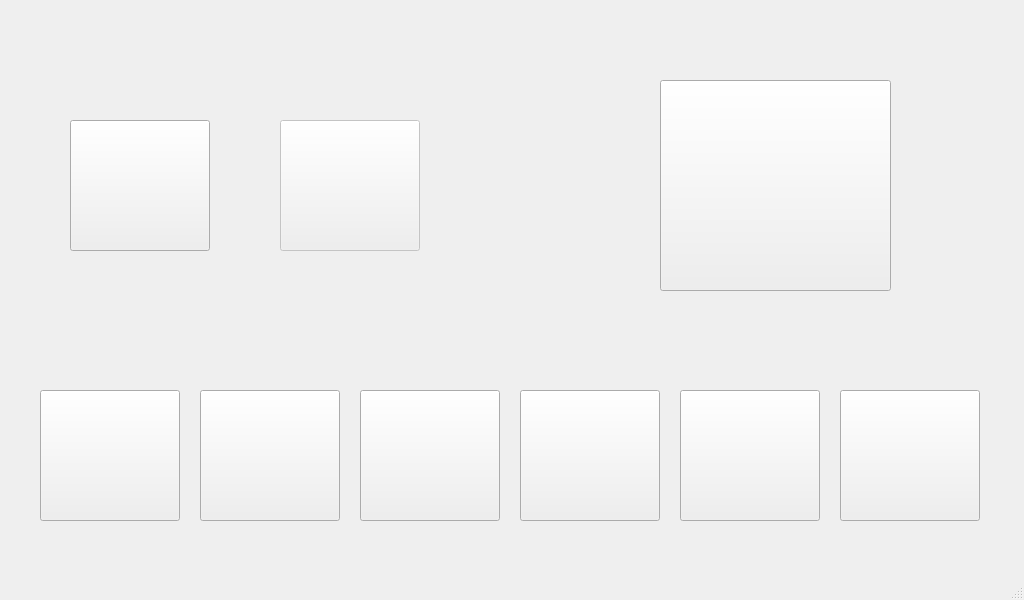
<?xml version="1.0" encoding="UTF-8"?>
<ui version="4.0">
 <class>MainWindow</class>
 <widget class="QMainWindow" name="MainWindow">
  <property name="geometry">
   <rect>
    <x>0</x>
    <y>0</y>
    <width>1024</width>
    <height>600</height>
   </rect>
  </property>
  <property name="windowTitle">
   <string>MainWindow</string>
  </property>
  <widget class="QWidget" name="centralwidget">
   <widget class="QPushButton" name="pushButton">
    <property name="geometry">
     <rect>
      <x>70</x>
      <y>120</y>
      <width>140</width>
      <height>131</height>
     </rect>
    </property>
    <property name="styleSheet">
     <string notr="true">background-image: url(:/newPrefix/hoachaton.png);</string>
    </property>
    <property name="text">
     <string/>
    </property>
   </widget>
   <widget class="QPushButton" name="pushButton_3">
    <property name="geometry">
     <rect>
      <x>40</x>
      <y>390</y>
      <width>140</width>
      <height>131</height>
     </rect>
    </property>
    <property name="text">
     <string/>
    </property>
   </widget>
   <widget class="QPushButton" name="pushButton_9">
    <property name="enabled">
     <bool>true</bool>
    </property>
    <property name="geometry">
     <rect>
      <x>660</x>
      <y>80</y>
      <width>231</width>
      <height>211</height>
     </rect>
    </property>
    <property name="cursor">
     <cursorShape>BlankCursor</cursorShape>
    </property>
    <property name="text">
     <string/>
    </property>
   </widget>
   <widget class="QPushButton" name="pushButton_2">
    <property name="enabled">
     <bool>false</bool>
    </property>
    <property name="geometry">
     <rect>
      <x>280</x>
      <y>120</y>
      <width>140</width>
      <height>131</height>
     </rect>
    </property>
    <property name="styleSheet">
     <string notr="true"/>
    </property>
    <property name="text">
     <string/>
    </property>
   </widget>
   <widget class="QPushButton" name="pushButton_4">
    <property name="geometry">
     <rect>
      <x>200</x>
      <y>390</y>
      <width>140</width>
      <height>131</height>
     </rect>
    </property>
    <property name="text">
     <string/>
    </property>
   </widget>
   <widget class="QPushButton" name="pushButton_5">
    <property name="geometry">
     <rect>
      <x>360</x>
      <y>390</y>
      <width>140</width>
      <height>131</height>
     </rect>
    </property>
    <property name="text">
     <string/>
    </property>
   </widget>
   <widget class="QPushButton" name="pushButton_6">
    <property name="geometry">
     <rect>
      <x>520</x>
      <y>390</y>
      <width>140</width>
      <height>131</height>
     </rect>
    </property>
    <property name="text">
     <string/>
    </property>
   </widget>
   <widget class="QPushButton" name="pushButton_7">
    <property name="geometry">
     <rect>
      <x>680</x>
      <y>390</y>
      <width>140</width>
      <height>131</height>
     </rect>
    </property>
    <property name="text">
     <string/>
    </property>
   </widget>
   <widget class="QPushButton" name="pushButton_8">
    <property name="geometry">
     <rect>
      <x>840</x>
      <y>390</y>
      <width>140</width>
      <height>131</height>
     </rect>
    </property>
    <property name="text">
     <string/>
    </property>
   </widget>
  </widget>
  <widget class="QMenuBar" name="menubar">
   <property name="geometry">
    <rect>
     <x>0</x>
     <y>0</y>
     <width>1024</width>
     <height>21</height>
    </rect>
   </property>
  </widget>
  <widget class="QStatusBar" name="statusbar"/>
 </widget>
 <resources>
  <include location="../on.qrc"/>
 </resources>
 <connections/>
</ui>
